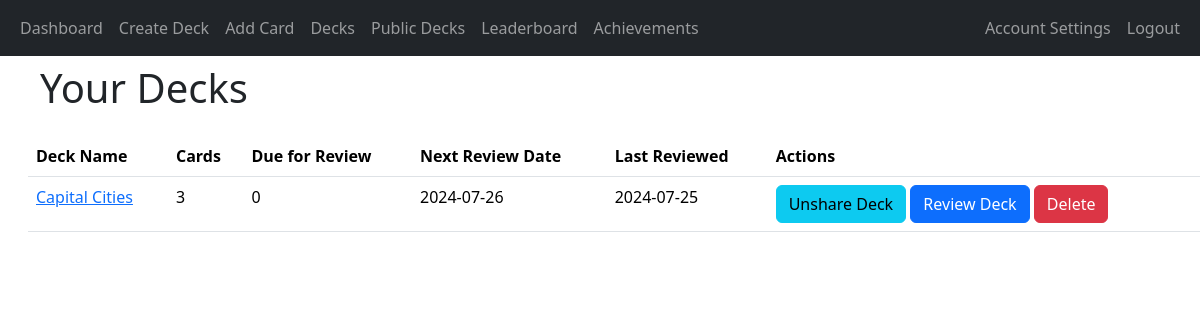
/decks (signed in), run on the app's committed database.
### app/decks/models.py (models this page shows, shortened)
class Deck(db.Model):
    deck_id = db.Column(db.Integer, primary_key=True)
    name = db.Column(db.String(100), nullable=False)
    user_id = db.Column(db.Integer, db.ForeignKey('user.user_id'), nullable=False)
    created_at = db.Column(db.DateTime, nullable=False, default=datetime.utcnow)
    shared = db.Column(db.Boolean, default=False)
    review_start_date = db.Column(db.DateTime, nullable=True)
    cards = db.relationship('Card', backref='deck', cascade='all, delete-orphan', lazy=True)

### app/decks/routes.py (the view)
@decks_blueprint.route('/decks')
@login_required
def decks():
    user_decks = Deck.query.filter_by(user_id=current_user.user_id).all()
    deck_data = []
    for deck in user_decks:
        card_count = Card.query.filter_by(deck_id=deck.deck_id).count()
        due_count = Card.query.filter(Card.deck_id == deck.deck_id,
                                      Card.next_review_date <= datetime.utcnow()).count()
        next_review = db.session.query(Card.next_review_date).filter(
            Card.deck_id == deck.deck_id
        ).order_by(Card.next_review_date.asc()).first()
        if next_review:
            if next_review.next_review_date.date() < datetime.utcnow().date():
                next_review_date = datetime.utcnow().strftime('%Y-%m-%d')
            else:
                next_review_date = next_review.next_review_date.strftime('%Y-%m-%d')
        else:
            next_review_date = 'N/A'
        last_review = db.session.query(ReviewOutcome.timestamp).join(Card,
                                                                     Card.card_id == ReviewOutcome.card_id).filter(
            Card.deck_id == deck.deck_id,
            ReviewOutcome.user_id == current_user.user_id
        ).order_by(ReviewOutcome.timestamp.desc()).first()
        last_review_date = last_review.timestamp.strftime('%Y-%m-%d') if last_review else 'N/A'
        deck_data.append({
            'deck_id': deck.deck_id,
            'name': deck.name,
            'cards': card_count,
            'due_for_review': due_count,
            'shared': deck.shared,
            'next_review_date': next_review_date,
            'last_review_date': last_review_date
        })
    return render_template('decks.html', decks=deck_data)

### app/__init__.py (called while the page is built)
@login_manager.user_loader
def load_user(user_id):
    return User.query.get(int(user_id))

### app/decks/templates/decks.html (shortened to what this page needs)
{% extends "base.html" %}
{% block heading %}Your Decks{% endblock %}
{% block content %}
<table class="table">
    <thead>
        <tr>
            <th>Deck Name</th>
            <th>Cards</th>
            <th>Due for Review</th>
            <th>Next Review Date</th>
            <th>Last Reviewed</th>
            <th>Actions</th>
        </tr>
    </thead>
    <tbody>
        {% for deck in decks %}
        <tr>
            <td><a href="{{ url_for('decks.view_deck', deck_id=deck['deck_id']) }}">{{ deck['name'] }}</a></td>
            <td>{{ deck['cards'] }}</td>
            <td>{{ deck['due_for_review'] }}</td>
            <td>{{ deck['next_review_date'] }}</td>
            <td>{{ deck['last_review_date'] }}</td>
            <td>
                <a href="{{ url_for('decks.share_deck', deck_id=deck['deck_id']) }}" class="btn btn-info">
                    {% if deck['shared'] %}
                    Unshare Deck
                    {% else %}
                    Share Deck
                    {% endif %}
                </a>
                <a href="{{ url_for('review.start_review', deck_id=deck['deck_id']) }}" class="btn btn-primary">Review Deck</a>
                <button class="btn btn-danger" onclick="confirmDelete('{{ url_for('decks.delete_deck', deck_id=deck['deck_id']) }}')">Delete</button>
            </td>
        </tr>
        {% endfor %}
    </tbody>
</table>
{% endblock %}

### data on the page
Deck: name "Capital Cities", cards "3", due_for_review "0", next_review_date "2024-07-26", last_review_date "2024-07-25"
